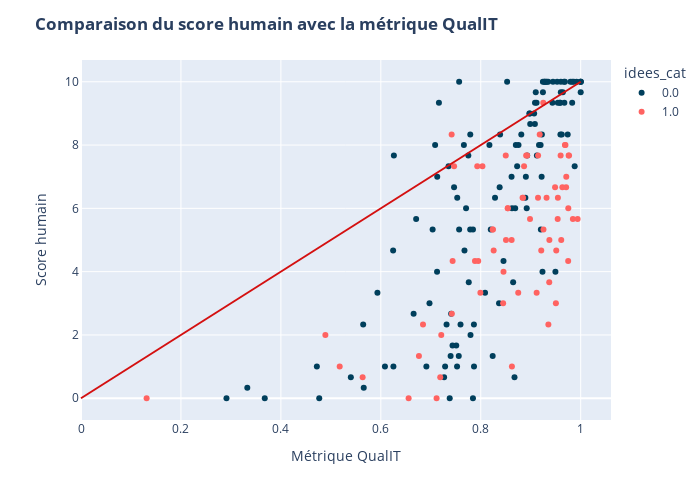

Write notebook code for a chart like this one.
### Code cell
fig = px.scatter(
    df, x="C", y="score_humain", 
    color="idees_cat", color_discrete_sequence=["#ff6361", "#003f5c"]
)
# Ajout de la ligne x = y pour référence
fig.add_shape(
    type="line", x0=0, x1=1, y0=0, y1=10, xref="x", yref="y",
    line=dict(color="#d41010")
)
fig.update_layout(
    title={"text": "<b>Comparaison du score humain avec la métrique QualIT</b>"},
    xaxis_title="Métrique QualIT",
    yaxis_title="Score humain",
    width=700, height=500
)
fig.update_traces(
    hovertemplate =
        "Métrique QualIT = %{x}<br>" \
        "Score humain = %{y}<extra></extra>"
)
fig.show()
